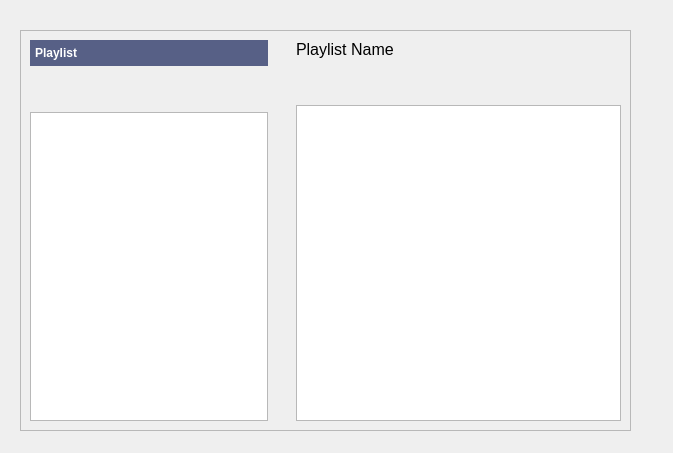
<?xml version="1.0" encoding="UTF-8"?>
<ui version="4.0">
 <class>Dialog</class>
 <widget class="QDialog" name="Dialog">
  <property name="geometry">
   <rect>
    <x>0</x>
    <y>0</y>
    <width>673</width>
    <height>453</height>
   </rect>
  </property>
  <property name="windowTitle">
   <string>Dialog</string>
  </property>
  <widget class="QFrame" name="frame">
   <property name="geometry">
    <rect>
     <x>20</x>
     <y>30</y>
     <width>611</width>
     <height>401</height>
    </rect>
   </property>
   <property name="frameShape">
    <enum>QFrame::StyledPanel</enum>
   </property>
   <property name="frameShadow">
    <enum>QFrame::Raised</enum>
   </property>
   <layout class="QHBoxLayout" name="horizontalLayout">
    <item>
     <layout class="QVBoxLayout" name="verticalLayout">
      <item>
       <widget class="QComboBox" name="comboBox">
        <property name="font">
         <font>
          <weight>75</weight>
          <bold>true</bold>
         </font>
        </property>
        <property name="styleSheet">
         <string notr="true">QComboBox{
border:                 none;
background-color:   rgb(87, 96, 134);
color:                      rgb(255, 255, 255);
font-weight:            bold;
padding:                    5px 

}

QComboBox::drop-down{
    border:                 none;
    background-color:   rgb(87, 96, 134);
    color:                      rgb(255, 255, 255);
    font-weight:            bold;
    padding:                    0px;
}

QComboBox::down-arrow{
    image:                      url(:/icons/combobox_down_arrow.png);
    padding-right:          5px;
}

QListView{
    border:                 none;
    color:                      rgb(87, 96, 134);
    background-color:   rgb(255, 255, 255);
    font-weight:            bold;
    selection-background-color: rgb(47, 175, 178);
    show-decoration-selected: 1;
    margin-left:                -10px;
    padding-left    :           15px;
}

QListView::item:hover{

    background-color:   rgb(47, 175, 178);
    border:                 none;
}</string>
        </property>
        <item>
         <property name="text">
          <string>Playlist</string>
         </property>
        </item>
        <item>
         <property name="text">
          <string>Album</string>
         </property>
        </item>
        <item>
         <property name="text">
          <string>Artista</string>
         </property>
        </item>
        <item>
         <property name="text">
          <string>Brani</string>
         </property>
        </item>
       </widget>
      </item>
      <item>
       <spacer name="verticalSpacer_2">
        <property name="orientation">
         <enum>Qt::Vertical</enum>
        </property>
        <property name="sizeType">
         <enum>QSizePolicy::Fixed</enum>
        </property>
        <property name="sizeHint" stdset="0">
         <size>
          <width>20</width>
          <height>40</height>
         </size>
        </property>
       </spacer>
      </item>
      <item>
       <widget class="QListWidget" name="listWidget">
        <property name="sizePolicy">
         <sizepolicy hsizetype="Preferred" vsizetype="Expanding">
          <horstretch>0</horstretch>
          <verstretch>0</verstretch>
         </sizepolicy>
        </property>
        <property name="minimumSize">
         <size>
          <width>200</width>
          <height>0</height>
         </size>
        </property>
        <property name="maximumSize">
         <size>
          <width>350</width>
          <height>16777215</height>
         </size>
        </property>
       </widget>
      </item>
     </layout>
    </item>
    <item>
     <spacer name="horizontalSpacer">
      <property name="orientation">
       <enum>Qt::Horizontal</enum>
      </property>
      <property name="sizeHint" stdset="0">
       <size>
        <width>40</width>
        <height>20</height>
       </size>
      </property>
     </spacer>
    </item>
    <item>
     <layout class="QVBoxLayout" name="verticalLayout_2">
      <item>
       <widget class="QLabel" name="label">
        <property name="font">
         <font>
          <pointsize>12</pointsize>
         </font>
        </property>
        <property name="text">
         <string>Playlist Name</string>
        </property>
       </widget>
      </item>
      <item>
       <spacer name="verticalSpacer">
        <property name="orientation">
         <enum>Qt::Vertical</enum>
        </property>
        <property name="sizeType">
         <enum>QSizePolicy::Fixed</enum>
        </property>
        <property name="sizeHint" stdset="0">
         <size>
          <width>20</width>
          <height>40</height>
         </size>
        </property>
       </spacer>
      </item>
      <item>
       <widget class="QTableView" name="tableView">
        <property name="minimumSize">
         <size>
          <width>325</width>
          <height>0</height>
         </size>
        </property>
       </widget>
      </item>
     </layout>
    </item>
   </layout>
  </widget>
 </widget>
 <resources/>
 <connections/>
</ui>
